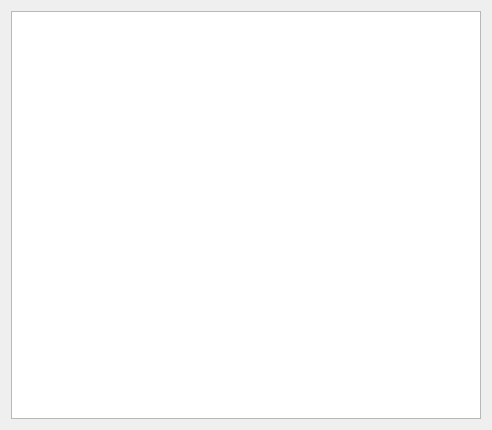
<?xml version="1.0" encoding="UTF-8"?>
<ui version="4.0">
 <class>LogWidget</class>
 <widget class="QWidget" name="LogWidget">
  <property name="geometry">
   <rect>
    <x>0</x>
    <y>0</y>
    <width>492</width>
    <height>430</height>
   </rect>
  </property>
  <property name="windowTitle">
   <string>Form</string>
  </property>
  <layout class="QVBoxLayout" name="mainLayout">
   <item>
    <widget class="KLScripteditor" name="Log">
     <property name="undoRedoEnabled">
      <bool>false</bool>
     </property>
     <property name="readOnly">
      <bool>true</bool>
     </property>
     <property name="maximumBlockCount">
      <number>1000</number>
     </property>
    </widget>
   </item>
  </layout>
 </widget>
 <customwidgets>
  <customwidget>
   <class>KLScripteditor</class>
   <extends>QPlainTextEdit</extends>
   <header location="global">qt/klscripteditor.hpp</header>
  </customwidget>
 </customwidgets>
 <resources/>
 <connections/>
</ui>
